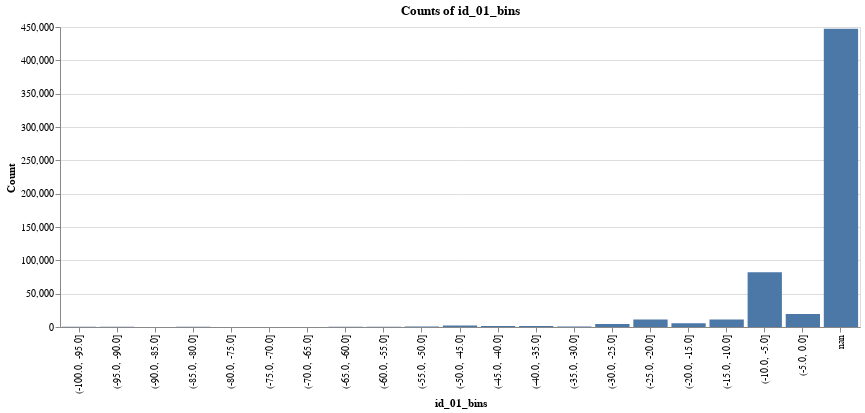

Notebook code for this chart:
### Code cell
bins_histogram(X, 'id_01_bins', width=800)#.interactive()

### Figure 1 — Vega-Lite specification as saved in the notebook (floating-point values rounded to 4 significant figures)
{"$schema": "https://vega.github.io/schema/vega-lite/v3.3.0.json", "config": {"mark": {"tooltip": null}, "view": {"height": 300, "width": 400}}, "data": {"name": "data-7a85bb7d42fa0a0e63b5020ccf831fa9"}, "datasets": {"data-7a85bb7d42fa0a0e63b5020ccf831fa9": [{"count": 433, "id_01_bins": "(-100.0, -95.0]"}, {"count": 217, "id_01_bins": "(-95.0, -90.0]"}, {"count": 96, "id_01_bins": "(-90.0, -85.0]"}, {"count": 221, "id_01_bins": "(-85.0, -80.0]"}, {"count": 84, "id_01_bins": "(-80.0, -75.0]"}, {"count": 100, "id_01_bins": "(-75.0, -70.0]"}, {"count": 93, "id_01_bins": "(-70.0, -65.0]"}, {"count": 419, "id_01_bins": "(-65.0, -60.0]"}, {"count": 324, "id_01_bins": "(-60.0, -55.0]"}, {"count": 714, "id_01_bins": "(-55.0, -50.0]"}, {"count": 2147, "id_01_bins": "(-50.0, -45.0]"}, {"count": 1390, "id_01_bins": "(-45.0, -40.0]"}, {"count": 1630, "id_01_bins": "(-40.0, -35.0]"}, {"count": 694, "id_01_bins": "(-35.0, -30.0]"}, {"count": 4640, "id_01_bins": "(-30.0, -25.0]"}, {"count": 11234, "id_01_bins": "(-25.0, -20.0]"}, {"count": 5728, "id_01_bins": "(-20.0, -15.0]"}, {"count": 11301, "id_01_bins": "(-15.0, -10.0]"}, {"count": 82201, "id_01_bins": "(-10.0, -5.0]"}, {"count": 19555, "id_01_bins": "(-5.0, 0.0]"}, {"count": 447319, "id_01_bins": "nan"}]}, "encoding": {"tooltip": [{"field": "id_01_bins", "type": "nominal"}, {"field": "count", "type": "quantitative"}], "x": {"axis": {"title": "id_01_bins"}, "field": "id_01_bins", "sort": null, "type": "nominal"}, "y": {"axis": {"title": "Count"}, "field": "count", "type": "quantitative"}}, "mark": "bar", "title": "Counts of id_01_bins", "width": 800}
